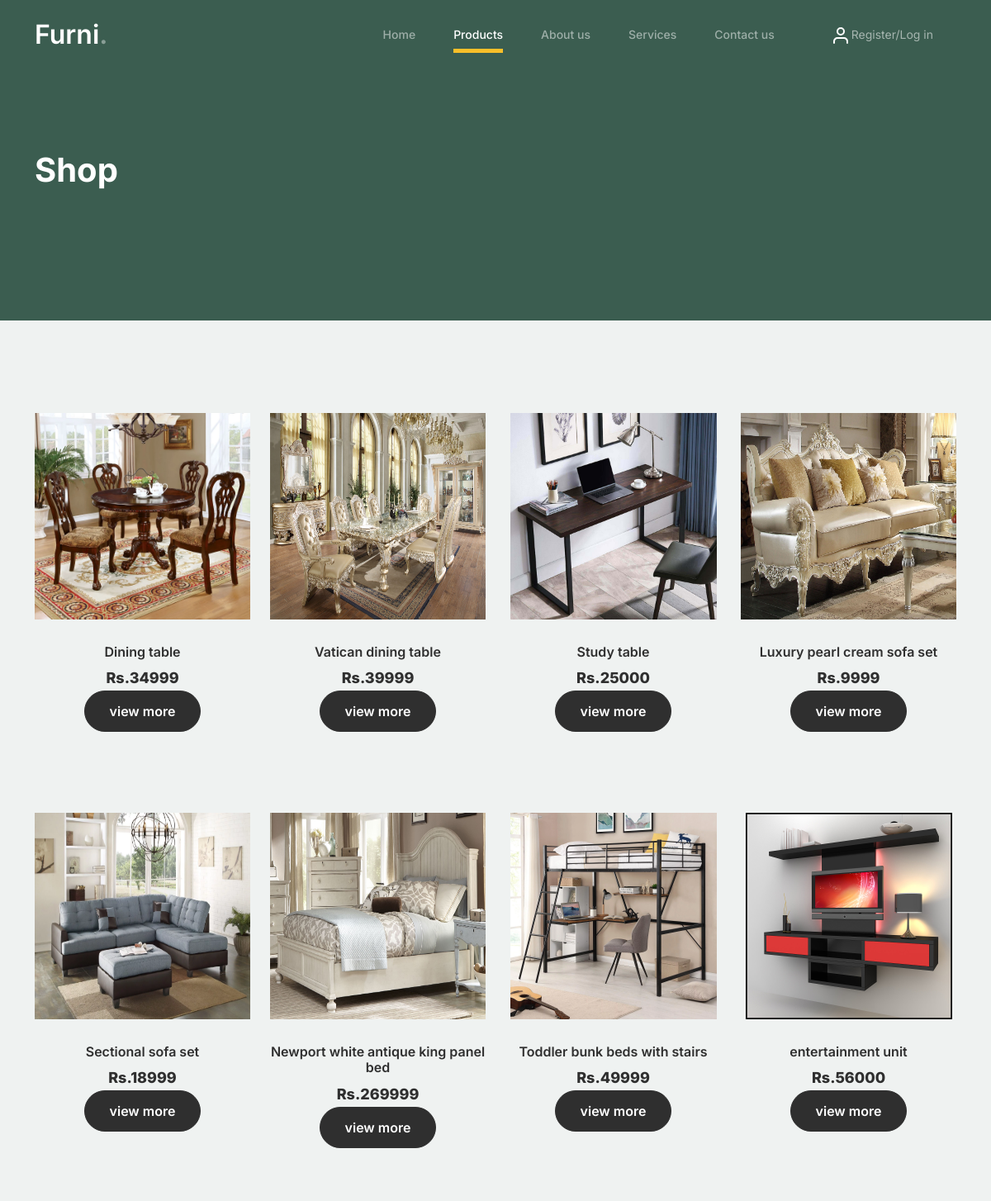
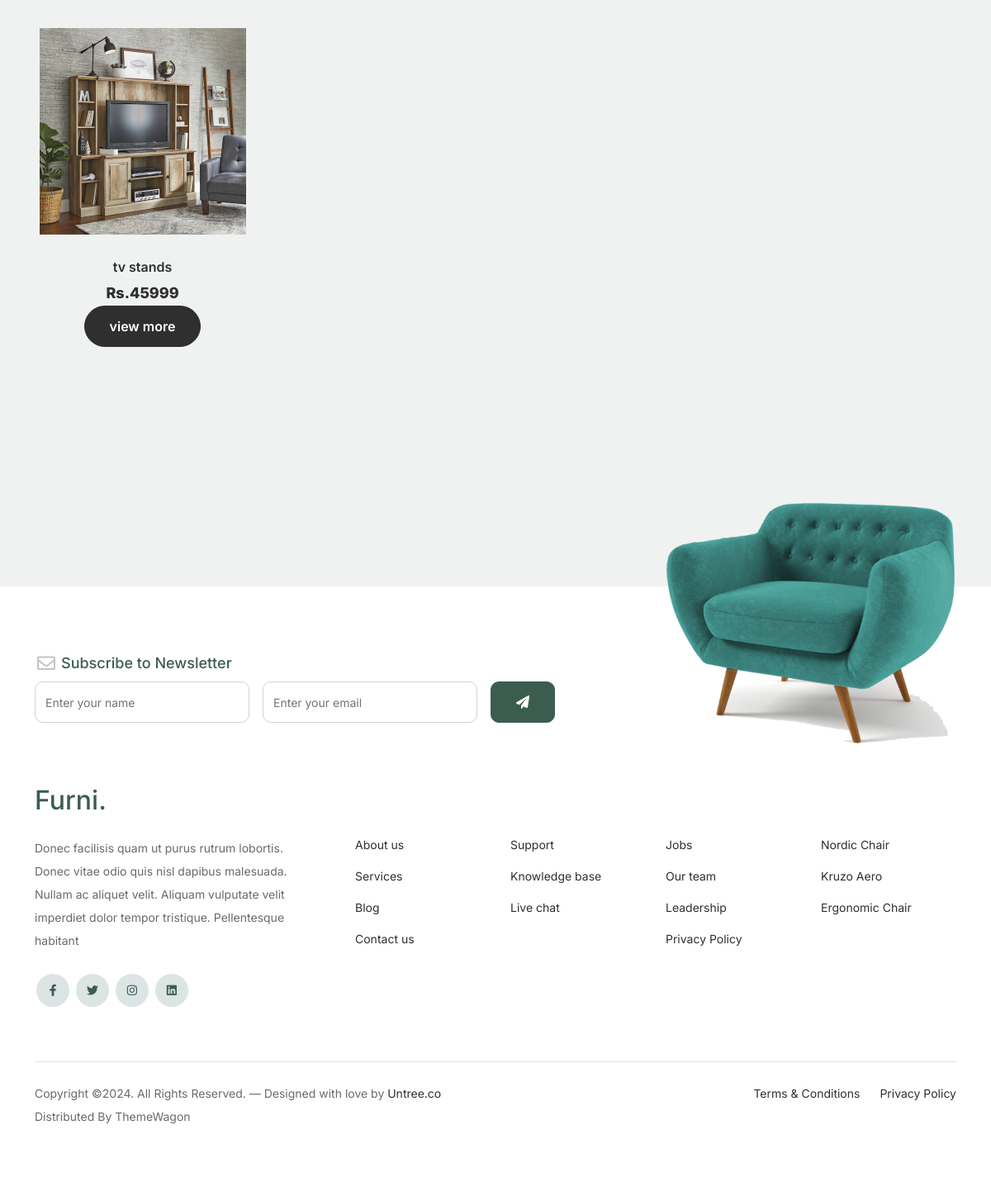
Screenshot of /products/ with the database file from the repository (2 pictures, top to bottom).
### backend/models.py (models this page shows)
class Productdb(models.Model):
    Catogory_name = models.CharField(max_length=100, null=True, blank=True)
    Product_name = models.CharField(max_length=100,null=True,blank=True)
    Description = models.CharField(max_length=100,null=True,blank=True)
    Price = models.IntegerField(null=True,blank=True)
    Image = models.ImageField( upload_to= 'product_image' ,null=True,blank=True)

### myapp/views.py (the view)
# urls.py: path('products/',views.products,name='products'),
def products(req):
    pro = Productdb.objects.all()
    return render(req,'products.html',{'pro':pro})

### myapp/templates/products.html (shortened to what this page needs)
<!doctype html>
{% load static %}
<html lang="en">
<head>
		<link href="/static/css/bootstrap.min.css" rel="stylesheet">
		<link href="https://cdnjs.cloudflare.com/ajax/libs/font-awesome/6.0.0-beta3/css/all.min.css" rel="stylesheet">
		<link href="/static/css/tiny-slider.css" rel="stylesheet">
		<link href="/static/css/style.css" rel="stylesheet">
	</head>
	<body>
		<nav class="custom-navbar navbar navbar navbar-expand-md navbar-dark bg-dark" arial-label="Furni navigation bar">
			<div class="container">
				<a class="navbar-brand" href="index.html">Furni<span>.</span></a>
				<div class="collapse navbar-collapse" id="navbarsFurni">
					<ul class="custom-navbar-nav navbar-nav ms-auto mb-2 mb-md-0">
						<li class="nav-item ">
							<a class="nav-link" href="{% url 'home' %}">Home</a>
						</li>
						<li class="active"><a class="nav-link" href="{% url 'products' %}">Products</a></li>
						<li><a class="nav-link" href="{% url 'aboutus' %}">About us</a></li>
						<li><a class="nav-link" href="{% url 'services' %}">Services</a></li>
						<li><a class="nav-link" href="{% url 'contactus' %}">Contact us</a></li>
					</ul>
					<ul class="custom-navbar-cta navbar-nav mb-2 mb-md-0 ms-5">
						{% if request.session.Username %}
						<li><a class="nav-link" href="{% url 'logout' %}"><img src="/static/images/user.svg"> welcome {{request.session.Username}}/Logout</a></li>
						{% else %}
						<li><a class="nav-link" href="{% url 'Reg' %}"><img src="/static/images/user.svg"> Register/Log in</a></li>
						{% endif %}
					</ul>
				</div>
			</div>
		</nav>
			<div class="hero">
				<div class="container">
					<div class="row justify-content-between">
						<div class="col-lg-5">
							<div class="intro-excerpt">
								<h1>Shop</h1>
							</div>
						</div>
						<div class="col-lg-7">
						</div>
					</div>
				</div>
			</div>
		<div class="untree_co-section product-section before-footer-section">
		    <div class="container">
		      	<div class="row">
					{% for i in pro %}
					<div class="col-12 col-md-4 col-lg-3 mb-5">
						<a class="product-item" href="#">
							<img src="{{i.Image.url}}" class="img-fluid product-thumbnail" style="height:250px">
							<h3 class="product-title">{{i.Product_name}}</h3>
							<strong class="product-price">Rs.{{i.Price}}</strong>
							<form action="{% url 'single_product' proid=i.id %}">
								<button class="btn"> view more</button>
							</form>
						</a>
					</div>
					{% endfor %}
		      	</div>
		    </div>
		</div>
		<footer class="footer-section">
			<div class="container relative">
				<div class="sofa-img">
					<img src="/static/images/sofa.png" alt="Image" class="img-fluid">
				</div>
				<div class="row">
					<div class="col-lg-8">
						<div class="subscription-form">
							<h3 class="d-flex align-items-center"><span class="me-1"><img src="/static/images/envelope-outline.svg" alt="Image" class="img-fluid"></span><span>Subscribe to Newsletter</span></h3>
							<form action="#" class="row g-3">
								<div class="col-auto">
									<input type="text" class="form-control" placeholder="Enter your name">
								</div>
								<div class="col-auto">
									<input type="email" class="form-control" placeholder="Enter your email">
								</div>
								<div class="col-auto">
									<button class="btn btn-primary">
										<span class="fa fa-paper-plane"></span>
									</button>
								</div>
							</form>
						</div>
					</div>
				</div>
				<div class="row g-5 mb-5">
					<div class="col-lg-4">
						<div class="mb-4 footer-logo-wrap"><a href="#" class="footer-logo">Furni<span>.</span></a></div>
						<p class="mb-4">Donec facilisis quam ut purus rutrum lobortis. Donec vitae odio quis nisl dapibus malesuada. Nullam ac aliquet velit. Aliquam vulputate velit imperdiet dolor tempor tristique. Pellentesque habitant</p>
						<ul class="list-unstyled custom-social">
							<li><a href="#"><span class="fa fa-brands fa-facebook-f"></span></a></li>
							<li><a href="#"><span class="fa fa-brands fa-twitter"></span></a></li>
							<li><a href="#"><span class="fa fa-brands fa-instagram"></span></a></li>
							<li><a href="#"><span class="fa fa-brands fa-linkedin"></span></a></li>
						</ul>
					</div>
					<div class="col-lg-8">
						<div class="row links-wrap">
							<div class="col-6 col-sm-6 col-md-3">
								<ul class="list-unstyled">
									<li><a href="#">About us</a></li>
									<li><a href="#">Services</a></li>
									<li><a href="#">Blog</a></li>
									<li><a href="#">Contact us</a></li>
								</ul>
							</div>
							<div class="col-6 col-sm-6 col-md-3">
								<ul class="list-unstyled">
									<li><a href="#">Support</a></li>
									<li><a href="#">Knowledge base</a></li>
									<li><a href="#">Live chat</a></li>
								</ul>
							</div>
							<div class="col-6 col-sm-6 col-md-3">
								<ul class="list-unstyled">
									<li><a href="#">Jobs</a></li>
									<li><a href="#">Our team</a></li>
									<li><a href="#">Leadership</a></li>
									<li><a href="#">Privacy Policy</a></li>
								</ul>
							</div>
							<div class="col-6 col-sm-6 col-md-3">
								<ul class="list-unstyled">
									<li><a href="#">Nordic Chair</a></li>
									<li><a href="#">Kruzo Aero</a></li>
									<li><a href="#">Ergonomic Chair</a></li>
								</ul>
							</div>
						</div>
					</div>
				</div>
				<div class="border-top copyright">
					<div class="row pt-4">
						<div class="col-lg-6">
							<p class="mb-2 text-center text-lg-start">Copyright &copy;. All Rights Reserved. &mdash; Designed with love by <a href="#">Untree.co</a> Distributed By <a hreff="#">ThemeWagon</a>
            </p>
						</div>
						<div class="col-lg-6 text-center text-lg-end">
							<ul class="list-unstyled d-inline-flex ms-auto">
								<li class="me-4"><a href="#">Terms &amp; Conditions</a></li>
								<li><a href="#">Privacy Policy</a></li>
							</ul>
						</div>
					</div>
				</div>
			</div>
		</footer>
	</body>
</html>

### rows the page displays
Productdb: Image (picture), Product_name "Dining table", Price "34999"
Productdb: Image (picture), Product_name "Vatican dining table", Price "39999"
Productdb: Image (picture), Product_name "Study table", Price "25000"
Productdb: Image (picture), Product_name "Luxury pearl cream sofa set", Price "9999"
Productdb: Image (picture), Product_name "Sectional sofa set", Price "18999"
Productdb: Image (picture), Product_name "Newport white antique king panel bed", Price "269999"
Productdb: Image (picture), Product_name "Toddler bunk beds with stairs", Price "49999"
Productdb: Image (picture), Product_name "entertainment unit", Price "56000"
Productdb: Image (picture), Product_name "tv stands", Price "45999"
